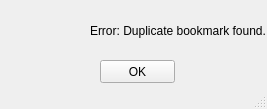
<?xml version="1.0" encoding="UTF-8"?>
<ui version="4.0">
 <class>MainWindow</class>
 <widget class="QMainWindow" name="MainWindow">
  <property name="geometry">
   <rect>
    <x>0</x>
    <y>0</y>
    <width>267</width>
    <height>109</height>
   </rect>
  </property>
  <property name="windowTitle">
   <string>MainWindow</string>
  </property>
  <widget class="QWidget" name="centralwidget">
   <widget class="QLabel" name="label">
    <property name="geometry">
     <rect>
      <x>0</x>
      <y>-10</y>
      <width>91</width>
      <height>91</height>
     </rect>
    </property>
    <property name="styleSheet">
     <string notr="true">image: url(error.png);</string>
    </property>
    <property name="text">
     <string/>
    </property>
   </widget>
   <widget class="QLabel" name="label_2">
    <property name="geometry">
     <rect>
      <x>90</x>
      <y>20</y>
      <width>181</width>
      <height>21</height>
     </rect>
    </property>
    <property name="text">
     <string>Error: Duplicate bookmark found.</string>
    </property>
   </widget>
   <widget class="QPushButton" name="pushButton">
    <property name="geometry">
     <rect>
      <x>100</x>
      <y>60</y>
      <width>75</width>
      <height>23</height>
     </rect>
    </property>
    <property name="text">
     <string>OK</string>
    </property>
   </widget>
  </widget>
  <widget class="QStatusBar" name="statusbar"/>
 </widget>
 <resources>
  <include location="error.qrc"/>
 </resources>
 <connections/>
</ui>
